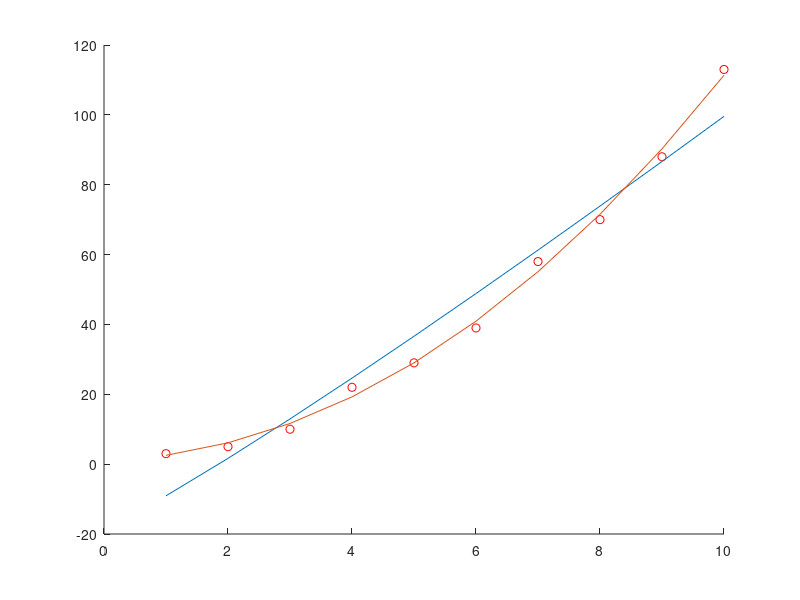

Source code (MATLAB):

%y=m*t^1.1+k
A = [1 1;2^1.1 1;3^1.1 1;4^1.1 1;5^1.1 1;6^1.1 1;7^1.1 1;8^1.1 1;9^1.1 1;10^1.1 1]
A2 = [1;2;3;4;5;6;7;8;9;10]
b = [3;5;10;22;29;39;58;70;88;113]
x = inv(A'*A)*A'*b
m = x(1)
k = x(2)
hold on
plot(A2,b,"ro")
t = A2
ym = m*t.^1.1+k
plot(t,ym)

A3= [1 1 1;1 2^0.9 2^2.1; 1 3^0.9 3^2.1; 1 4^0.9 4^2.1; 1 5^0.8 5^2.1; 1 6^0.9 6^2.1; 1 7^0.9 7^2.1; 1 8^0.9 8^2.1; 1 9^0.9 9^2.1; 1 10^0.9 10^2.1]
x1 = inv(A3'*A3)*A3'*b
a1 = x1(1)
a2 = x1(2)
a3 = x1(3)
ym2 = a1+a2*t.^0.9+a3*t.^2.1
plot(t,ym2)

err = norm(A*x-b)
err = norm(A3*x1-b)

